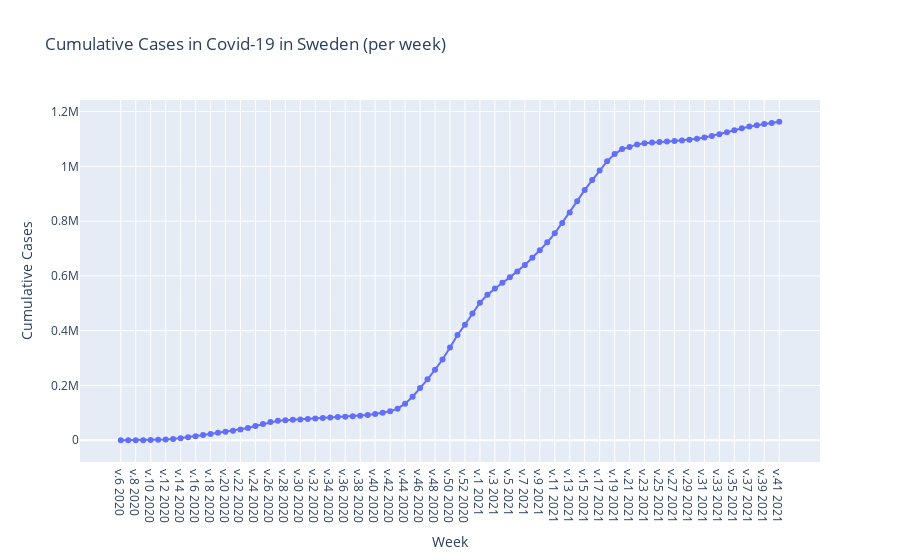

This figure's notebook cell:
### Code cell
plot4 = create_plotly_fig("Kum_antal_fall", "Cumulative Cases", "Cumulative Cases in Covid-19 in Sweden (per week)")
plot4.show()
plot4.write_html('cumulative_cases.html', auto_open=True)
